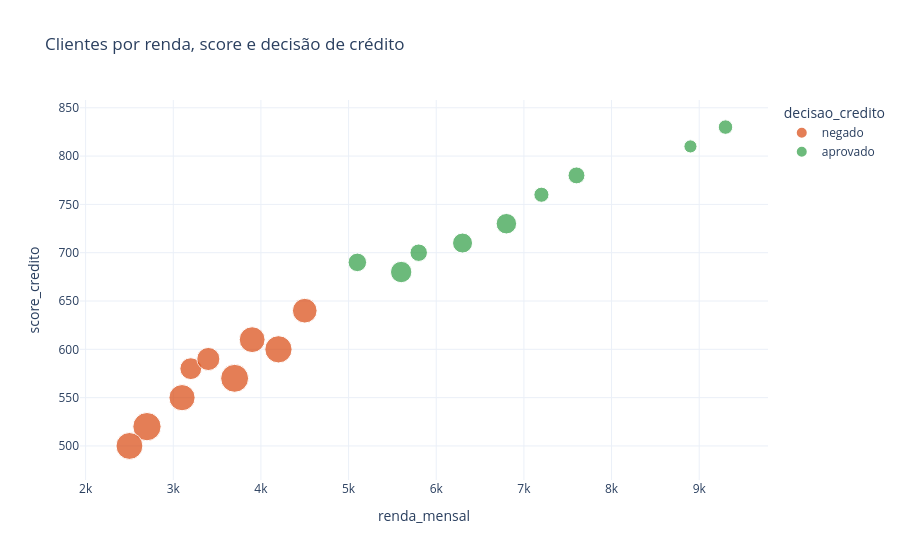

Here is the notebook cell this chart was saved with:
### Markdown cell above
Esta célula cria o primeiro gráfico do exemplo supervisionado. O eixo X mostra a renda mensal, o eixo Y mostra o score de crédito, a cor mostra se o cliente foi aprovado ou negado e o tamanho do ponto mostra a dívida atual. O objetivo do gráfico é facilitar a leitura visual dos padrões da base, antes mesmo de olhar as métricas. Na explicação, você pode dizer que bons modelos geralmente começam com uma boa exploração visual dos dados.

### Code cell
figura_clientes_credito = px.scatter(
    base_credito,
    x='renda_mensal',
    y='score_credito',
    color='decisao_credito',
    size='divida_atual',
    hover_data=['idade', 'divida_atual'],
    title='Clientes por renda, score e decisão de crédito',
    color_discrete_map={'aprovado': '#2f9e44', 'negado': '#d9480f'},
)
figura_clientes_credito.update_layout(template='plotly_white')
figura_clientes_credito.show()

### Figure 1 — Plotly figure (JSON) as saved in the notebook; plotly's stock layout.template omitted (floating-point values rounded to 4 significant figures)
{"data": [{"customdata": [[100, 2500], [29, 3200], [24, 4200], [27, 3500], [36, 2800], [25, 3900], [28, 3600], [39, 4100], [21, 3800]], "hovertemplate": "decisao_credito=negado<br>renda_mensal=%{x}<br>score_credito=%{y}<br>divida_atual=%{customdata[1]}<br>idade=%{customdata[0]}<extra></extra>", "legendgroup": "negado", "marker": {"color": "#d9480f", "size": [2500, 3200, 4200, 3500, 2800, 3900, 3600, 4100, 3800], "sizemode": "area", "sizeref": 10.5, "symbol": "circle"}, "mode": "markers", "name": "negado", "orientation": "v", "showlegend": true, "type": "scatter", "x": [3200, 4500, 2700, 3900, 3400, 4200, 3100, 3700, 2500], "xaxis": "x", "y": [580, 640, 520, 610, 590, 600, 550, 570, 500], "yaxis": "y"}, {"customdata": [[35, 1200], [41, 900], [31, 1800], [38, 2100], [45, 1500], [33, 1600], [30, 2200], [49, 1100], [26, 2400]], "hovertemplate": "decisao_credito=aprovado<br>renda_mensal=%{x}<br>score_credito=%{y}<br>divida_atual=%{customdata[1]}<br>idade=%{customdata[0]}<extra></extra>", "legendgroup": "aprovado", "marker": {"color": "#2f9e44", "size": [1200, 900, 1800, 2100, 1500, 1600, 2200, 1100, 2400], "sizemode": "area", "sizeref": 10.5, "symbol": "circle"}, "mode": "markers", "name": "aprovado", "orientation": "v", "showlegend": true, "type": "scatter", "x": [7200, 8900, 5100, 6300, 7600, 5800, 6800, 9300, 5600], "xaxis": "x", "y": [760, 810, 690, 710, 780, 700, 730, 830, 680], "yaxis": "y"}], "layout": {"legend": {"itemsizing": "constant", "title": {"text": "decisao_credito"}, "tracegroupgap": 0}, "title": {"text": "Clientes por renda, score e decisão de crédito"}, "xaxis": {"anchor": "y", "domain": [0, 1], "title": {"text": "renda_mensal"}}, "yaxis": {"anchor": "x", "domain": [0, 1], "title": {"text": "score_credito"}}}}
